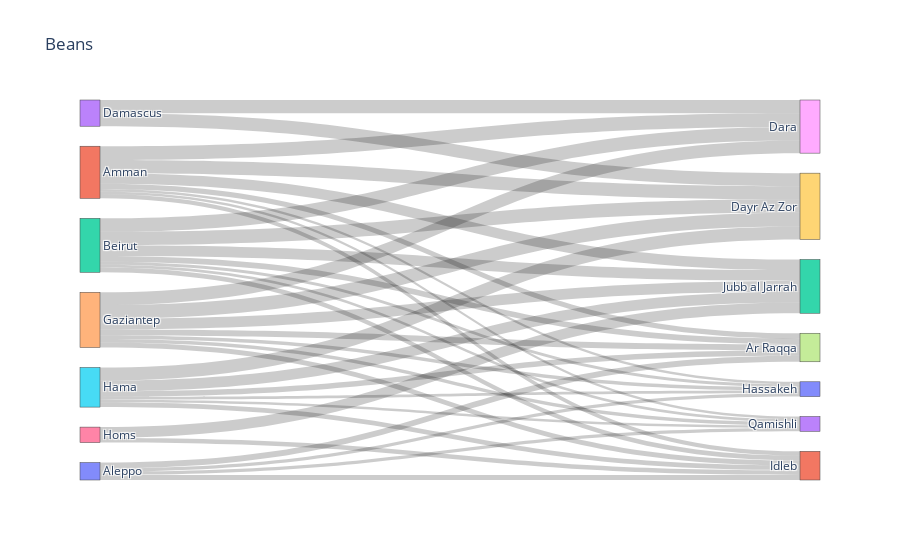
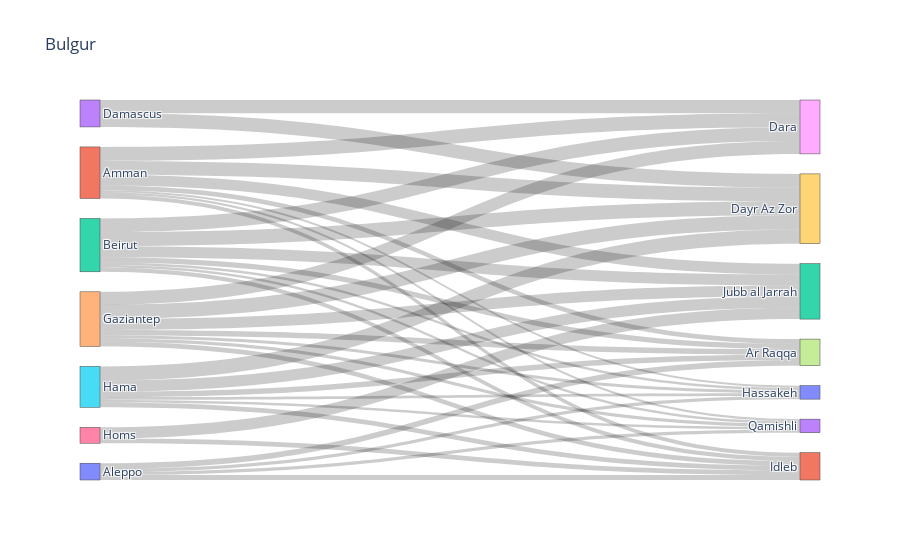
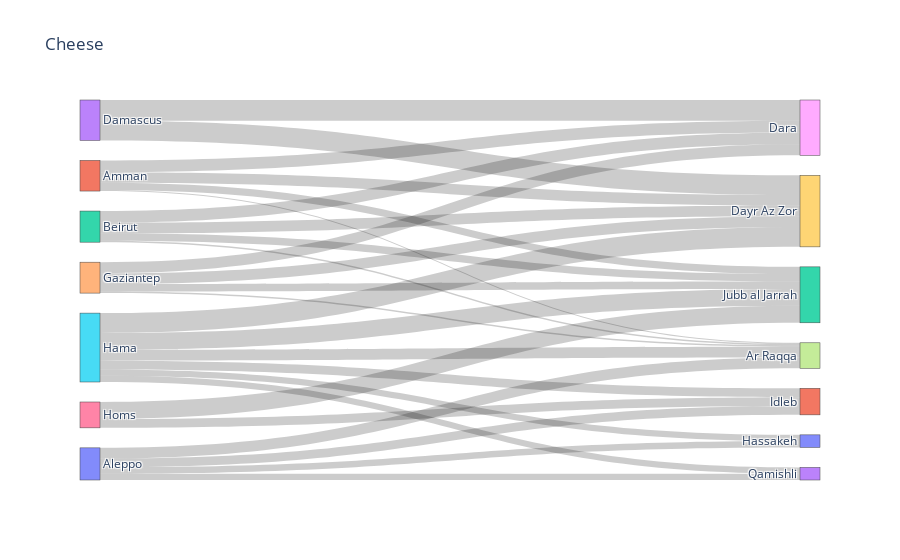
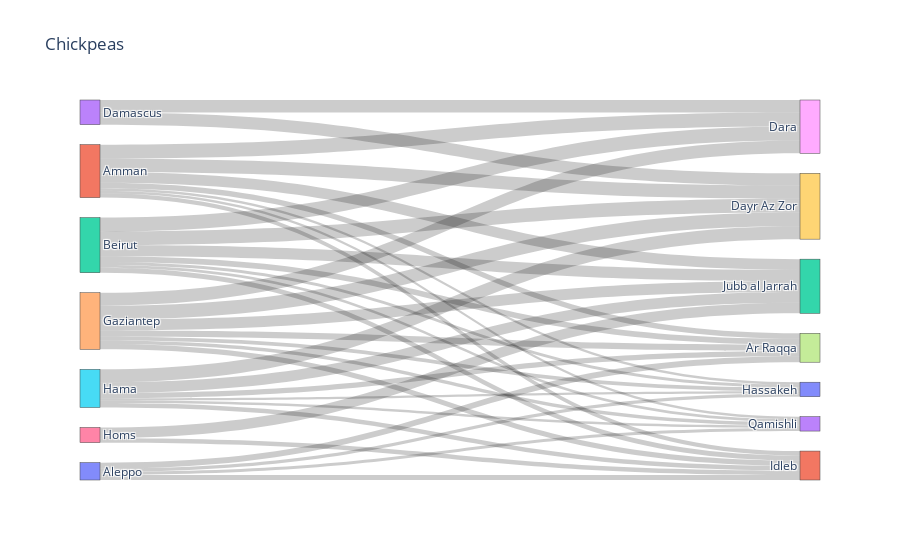

The code cell stored with these charts, in order, in its notebook:
### Markdown cell above
This code generates a series of Sankey diagrams to visualize the flow of each food item from origin cities to destination cities, based on the results of the optimization.

The loop iterates over each food item in `nutrition.index`. For each food, it constructs a list called `value`, which contains the optimized shipping quantities for that food across all possible origin-destination pairs. This is done by iterating through `shipping_index` with `enumerate`, selecting only those entries where the food matches the current one in the loop, and extracting the corresponding value from `solution.x`, which holds the optimization results.

A Sankey diagram is then created using Plotly's `go.Figure` and `go.Sankey`. The nodes are labeled with city names from `factors[1]`, and the links are defined by the `source` and `target` arrays, which map the flows from origins to destinations. The `value` list is rounded to two decimal places for clarity in the visualization.

The diagram's title is set to the current food item using `fig.update_layout(title_text=f)`, and `fig.show()` displays the diagram. This process repeats for each food, allowing you to visually inspect how much of each food is shipped along each route in the optimal solution.

### Code cell
for f in nutrition.index:
    value = [solution.x[i] # type: ignore
             for i, (food, origin, destination) in enumerate(shipping_index) if food == f]
    fig = go.Figure(go.Sankey(node={'label': factors[1]},
                              link={'source': source,
                                    'target': target,
                                    'value': [round(v, 2) for v in value]}))
    fig.update_layout(title_text=f)
    fig.show()

### Figure 1 — Plotly figure (JSON) as saved in the notebook; plotly's stock layout.template omitted (floating-point values rounded to 4 significant figures)
{"data": [{"link": {"source": [0, 0, 0, 0, 0, 0, 0, 1, 1, 1, 1, 1, 1, 1, 2, 2, 2, 2, 2, 2, 2, 3, 3, 3, 3, 3, 3, 3, 4, 4, 4, 4, 4, 4, 4, 5, 5, 5, 5, 5, 5, 5, 6, 6, 6, 6, 6, 6, 6], "target": [7, 8, 9, 10, 11, 12, 13, 7, 8, 9, 10, 11, 12, 13, 7, 8, 9, 10, 11, 12, 13, 7, 8, 9, 10, 11, 12, 13, 7, 8, 9, 10, 11, 12, 13, 7, 8, 9, 10, 11, 12, 13, 7, 8, 9, 10, 11, 12, 13], "value": [131.6, 0, 0, 71.29, 112.1, 0, 71.48, 117.7, 304.8, 291.8, 55.84, 96.81, 233.6, 54.87, 126.1, 299.3, 296.6, 63.13, 105.8, 241.4, 63.28, 0, 292.0, 289.0, 0, 0, 0, 0, 134.2, 282.0, 302.4, 76.72, 113.0, 238.2, 76.87, 123.2, 0, 291.3, 60.29, 104.8, 238.2, 60.48, 0, 0, 0, 0, 103.6, 239.2, 0]}, "node": {"label": ["Aleppo", "Amman", "Beirut", "Damascus", "Gaziantep", "Hama", "Homs", "Ar Raqqa", "Dara", "Dayr Az Zor", "Hassakeh", "Idleb", "Jubb al Jarrah", "Qamishli"]}, "type": "sankey"}], "layout": {"title": {"text": "Beans"}}}

### Figure 2 — Plotly figure (JSON) as saved in the notebook; plotly's stock layout.template omitted (floating-point values rounded to 4 significant figures)
{"data": [{"link": {"source": [0, 0, 0, 0, 0, 0, 0, 1, 1, 1, 1, 1, 1, 1, 2, 2, 2, 2, 2, 2, 2, 3, 3, 3, 3, 3, 3, 3, 4, 4, 4, 4, 4, 4, 4, 5, 5, 5, 5, 5, 5, 5, 6, 6, 6, 6, 6, 6, 6], "target": [7, 8, 9, 10, 11, 12, 13, 7, 8, 9, 10, 11, 12, 13, 7, 8, 9, 10, 11, 12, 13, 7, 8, 9, 10, 11, 12, 13, 7, 8, 9, 10, 11, 12, 13, 7, 8, 9, 10, 11, 12, 13, 7, 8, 9, 10, 11, 12, 13], "value": [123.5, 0, 0, 67.37, 107.2, 0, 67.88, 104.4, 304.4, 300.8, 46.75, 86.74, 234.3, 46.15, 112.8, 298.9, 305.6, 54.04, 95.72, 242.2, 54.56, 0, 290.7, 297.0, 0, 0, 0, 0, 121.0, 281.6, 311.3, 67.63, 102.9, 238.9, 68.16, 117.4, 0, 307.7, 58.66, 102.1, 246.3, 59.18, 0, 0, 0, 0, 100.6, 247.1, 0]}, "node": {"label": ["Aleppo", "Amman", "Beirut", "Damascus", "Gaziantep", "Hama", "Homs", "Ar Raqqa", "Dara", "Dayr Az Zor", "Hassakeh", "Idleb", "Jubb al Jarrah", "Qamishli"]}, "type": "sankey"}], "layout": {"title": {"text": "Bulgur"}}}

### Figure 3 — Plotly figure (JSON) as saved in the notebook; plotly's stock layout.template omitted (floating-point values rounded to 4 significant figures)
{"data": [{"link": {"source": [0, 0, 0, 0, 0, 0, 0, 1, 1, 1, 1, 1, 1, 1, 2, 2, 2, 2, 2, 2, 2, 3, 3, 3, 3, 3, 3, 3, 4, 4, 4, 4, 4, 4, 4, 5, 5, 5, 5, 5, 5, 5, 6, 6, 6, 6, 6, 6, 6], "target": [7, 8, 9, 10, 11, 12, 13, 7, 8, 9, 10, 11, 12, 13, 7, 8, 9, 10, 11, 12, 13, 7, 8, 9, 10, 11, 12, 13, 7, 8, 9, 10, 11, 12, 13, 7, 8, 9, 10, 11, 12, 13, 7, 8, 9, 10, 11, 12, 13], "value": [342.9, 0, 0, 201.7, 281.6, 0, 202.4, 34.89, 378.7, 335.4, 0, 0, 231.8, 0, 43.31, 373.2, 340.2, 0, 0, 239.6, 0, 0, 663.3, 629.9, 0, 0, 0, 0, 51.52, 355.9, 345.9, 0, 0, 236.4, 0, 343.6, 0, 637.9, 199.9, 283.5, 539.5, 200.6, 0, 0, 0, 0, 284.7, 543.1, 0]}, "node": {"label": ["Aleppo", "Amman", "Beirut", "Damascus", "Gaziantep", "Hama", "Homs", "Ar Raqqa", "Dara", "Dayr Az Zor", "Hassakeh", "Idleb", "Jubb al Jarrah", "Qamishli"]}, "type": "sankey"}], "layout": {"title": {"text": "Cheese"}}}

### Figure 4 — Plotly figure (JSON) as saved in the notebook; plotly's stock layout.template omitted (floating-point values rounded to 4 significant figures)
{"data": [{"link": {"source": [0, 0, 0, 0, 0, 0, 0, 1, 1, 1, 1, 1, 1, 1, 2, 2, 2, 2, 2, 2, 2, 3, 3, 3, 3, 3, 3, 3, 4, 4, 4, 4, 4, 4, 4, 5, 5, 5, 5, 5, 5, 5, 6, 6, 6, 6, 6, 6, 6], "target": [7, 8, 9, 10, 11, 12, 13, 7, 8, 9, 10, 11, 12, 13, 7, 8, 9, 10, 11, 12, 13, 7, 8, 9, 10, 11, 12, 13, 7, 8, 9, 10, 11, 12, 13, 7, 8, 9, 10, 11, 12, 13, 7, 8, 9, 10, 11, 12, 13], "value": [112.0, 0, 0, 58.91, 95.98, 0, 58.64, 101.3, 264.7, 249.3, 46.72, 83.99, 201.2, 45.35, 109.7, 259.2, 254.1, 54.02, 92.97, 209.1, 53.76, 0, 233.5, 228.0, 0, 0, 0, 0, 117.9, 242.0, 259.8, 67.61, 100.2, 205.8, 67.35, 100.0, 0, 241.9, 44.33, 85.1, 198.9, 44.07, 0, 0, 0, 0, 83.77, 199.9, 0]}, "node": {"label": ["Aleppo", "Amman", "Beirut", "Damascus", "Gaziantep", "Hama", "Homs", "Ar Raqqa", "Dara", "Dayr Az Zor", "Hassakeh", "Idleb", "Jubb al Jarrah", "Qamishli"]}, "type": "sankey"}], "layout": {"title": {"text": "Chickpeas"}}}
